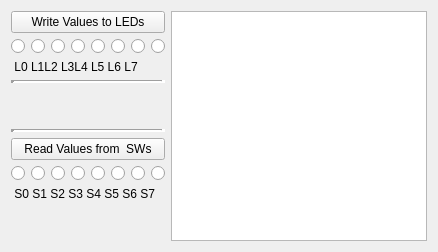
     <widget class="QWidget" name="leds_tab">
      <attribute name="title">
       <string>LEDs/SWs</string>
      </attribute>
      <layout class="QHBoxLayout" name="horizontalLayout_4">
       <item>
        <layout class="QVBoxLayout" name="verticalLayout">
         <item>
          <widget class="QPushButton" name="sendButton">
           <property name="toolTip">
            <string extracomment="click to send out binary value set in the LEDs checkboxes"/>
           </property>
           <property name="text">
            <string>Write Values to LEDs</string>
           </property>
          </widget>
         </item>
         <item>
          <layout class="QHBoxLayout" name="horizontalLayout_2">
           <item>
            <widget class="QRadioButton" name="led1_2">
             <property name="text">
              <string/>
             </property>
             <property name="autoExclusive">
              <bool>false</bool>
             </property>
            </widget>
           </item>
           <item>
            <widget class="QRadioButton" name="led2_2">
             <property name="text">
              <string/>
             </property>
             <property name="autoExclusive">
              <bool>false</bool>
             </property>
            </widget>
           </item>
           <item>
            <widget class="QRadioButton" name="led3_2">
             <property name="text">
              <string/>
             </property>
             <property name="autoExclusive">
              <bool>false</bool>
             </property>
            </widget>
           </item>
           <item>
            <widget class="QRadioButton" name="led4_2">
             <property name="text">
              <string/>
             </property>
             <property name="autoExclusive">
              <bool>false</bool>
             </property>
            </widget>
           </item>
           <item>
            <widget class="QRadioButton" name="led5_2">
             <property name="text">
              <string/>
             </property>
             <property name="autoExclusive">
              <bool>false</bool>
             </property>
            </widget>
           </item>
           <item>
            <widget class="QRadioButton" name="led6_2">
             <property name="text">
              <string/>
             </property>
             <property name="autoExclusive">
              <bool>false</bool>
             </property>
            </widget>
           </item>
           <item>
            <widget class="QRadioButton" name="led7_2">
             <property name="text">
              <string/>
             </property>
             <property name="autoExclusive">
              <bool>false</bool>
             </property>
            </widget>
           </item>
           <item>
            <widget class="QRadioButton" name="led8_2">
             <property name="text">
              <string/>
             </property>
             <property name="autoExclusive">
              <bool>false</bool>
             </property>
            </widget>
           </item>
          </layout>
         </item>
         <item>
          <widget class="QLabel" name="label">
           <property name="text">
            <string> L0 L1L2 L3L4 L5 L6 L7</string>
           </property>
          </widget>
         </item>
         <item>
          <widget class="Line" name="line_2">
           <property name="lineWidth">
            <number>4</number>
           </property>
           <property name="orientation">
            <enum>Qt::Horizontal</enum>
           </property>
          </widget>
         </item>
         <item>
          <spacer name="verticalSpacer_3">
           <property name="orientation">
            <enum>Qt::Vertical</enum>
           </property>
           <property name="sizeHint" stdset="0">
            <size>
             <width>20</width>
             <height>40</height>
            </size>
           </property>
          </spacer>
         </item>
         <item>
          <widget class="Line" name="line">
           <property name="lineWidth">
            <number>4</number>
           </property>
           <property name="midLineWidth">
            <number>0</number>
           </property>
           <property name="orientation">
            <enum>Qt::Horizontal</enum>
           </property>
          </widget>
         </item>
         <item>
          <widget class="QPushButton" name="pushButton">
           <property name="text">
            <string>Read Values from  SWs</string>
           </property>
          </widget>
         </item>
         <item>
          <layout class="QHBoxLayout" name="horizontalLayout" stretch="0,0,0,0,0,0,0,0">
           <item>
            <widget class="QRadioButton" name="radioButton_4">
             <property name="text">
              <string/>
             </property>
            </widget>
           </item>
           <item>
            <widget class="QRadioButton" name="radioButton_8">
             <property name="text">
              <string/>
             </property>
            </widget>
           </item>
           <item>
            <widget class="QRadioButton" name="radioButton_6">
             <property name="text">
              <string/>
             </property>
            </widget>
           </item>
           <item>
            <widget class="QRadioButton" name="radioButton_7">
             <property name="text">
              <string/>
             </property>
            </widget>
           </item>
           <item>
            <widget class="QRadioButton" name="radioButton_5">
             <property name="text">
              <string/>
             </property>
            </widget>
           </item>
           <item>
            <widget class="QRadioButton" name="radioButton_3">
             <property name="text">
              <string/>
             </property>
            </widget>
           </item>
           <item>
            <widget class="QRadioButton" name="radioButton">
             <property name="text">
              <string/>
             </property>
            </widget>
           </item>
           <item>
            <widget class="QRadioButton" name="radioButton_2">
             <property name="text">
              <string/>
             </property>
            </widget>
           </item>
          </layout>
         </item>
         <item>
          <widget class="QLabel" name="label_2">
           <property name="text">
            <string> S0 S1 S2 S3 S4 S5 S6 S7</string>
           </property>
          </widget>
         </item>
         <item>
          <spacer name="verticalSpacer">
           <property name="orientation">
            <enum>Qt::Vertical</enum>
           </property>
           <property name="sizeHint" stdset="0">
            <size>
             <width>20</width>
             <height>40</height>
            </size>
           </property>
          </spacer>
         </item>
        </layout>
       </item>
       <item>
        <widget class="QTextEdit" name="ledInformation">
         <property name="readOnly">
          <bool>true</bool>
         </property>
        </widget>
       </item>
      </layout>
     </widget>
